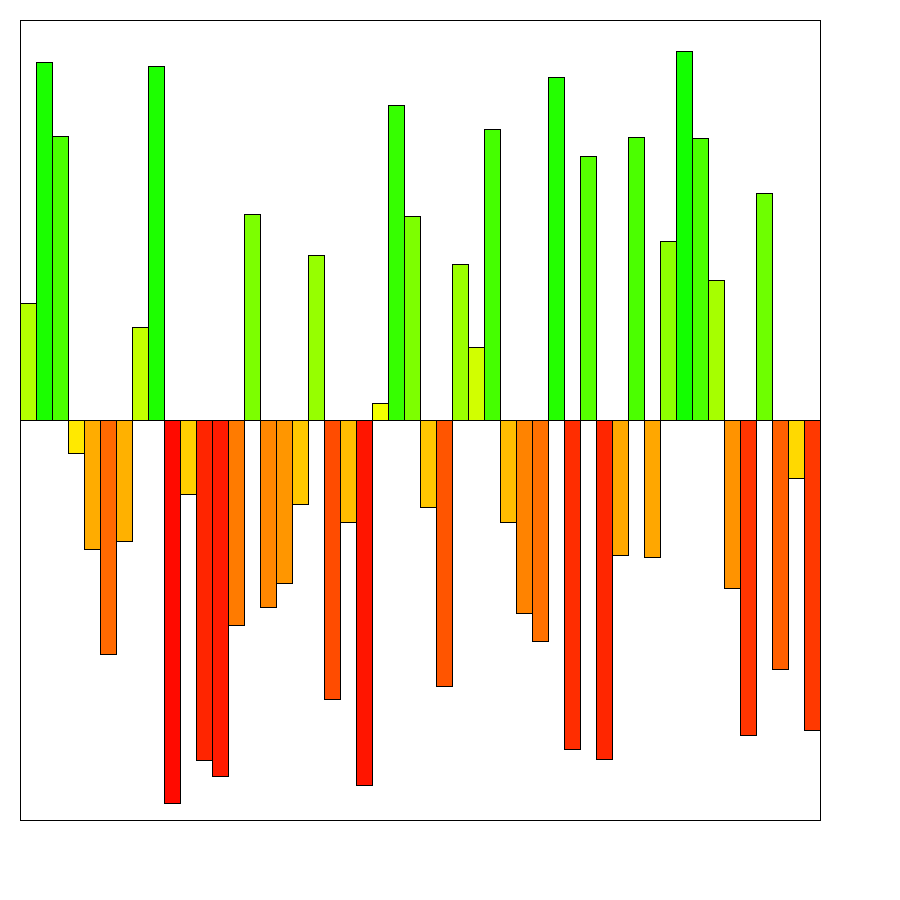
Frame 1 (no input)
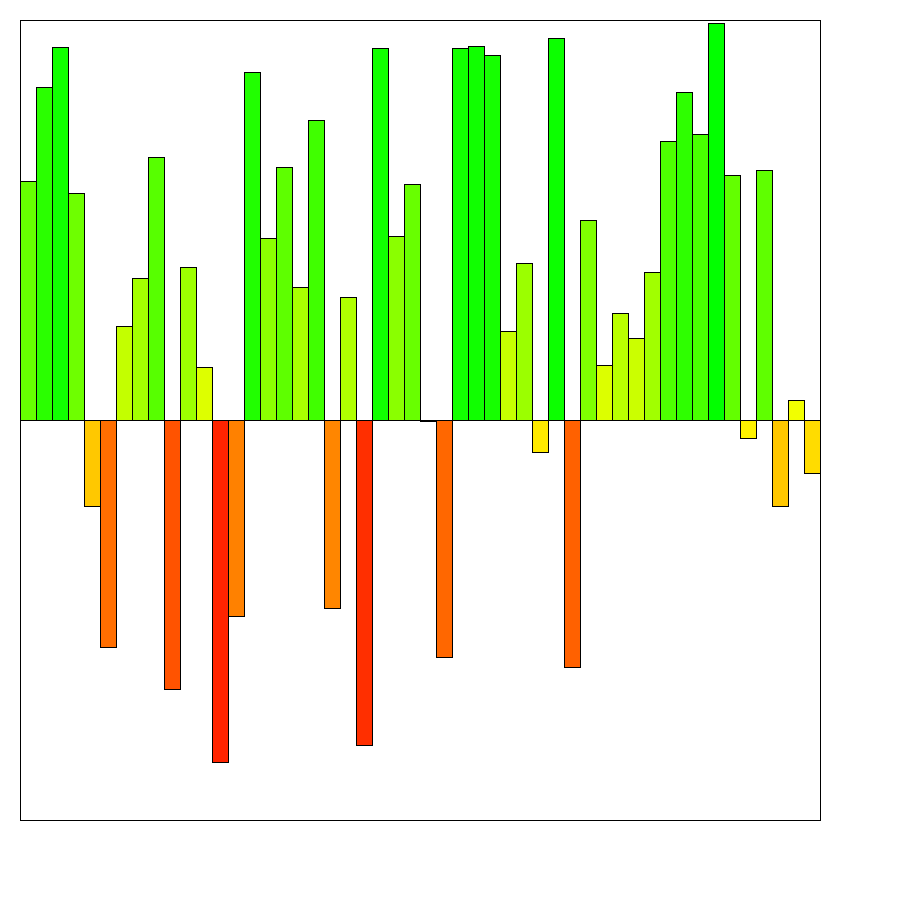
Frame 60 (the mouse pressed at the canvas centre just before this capture)
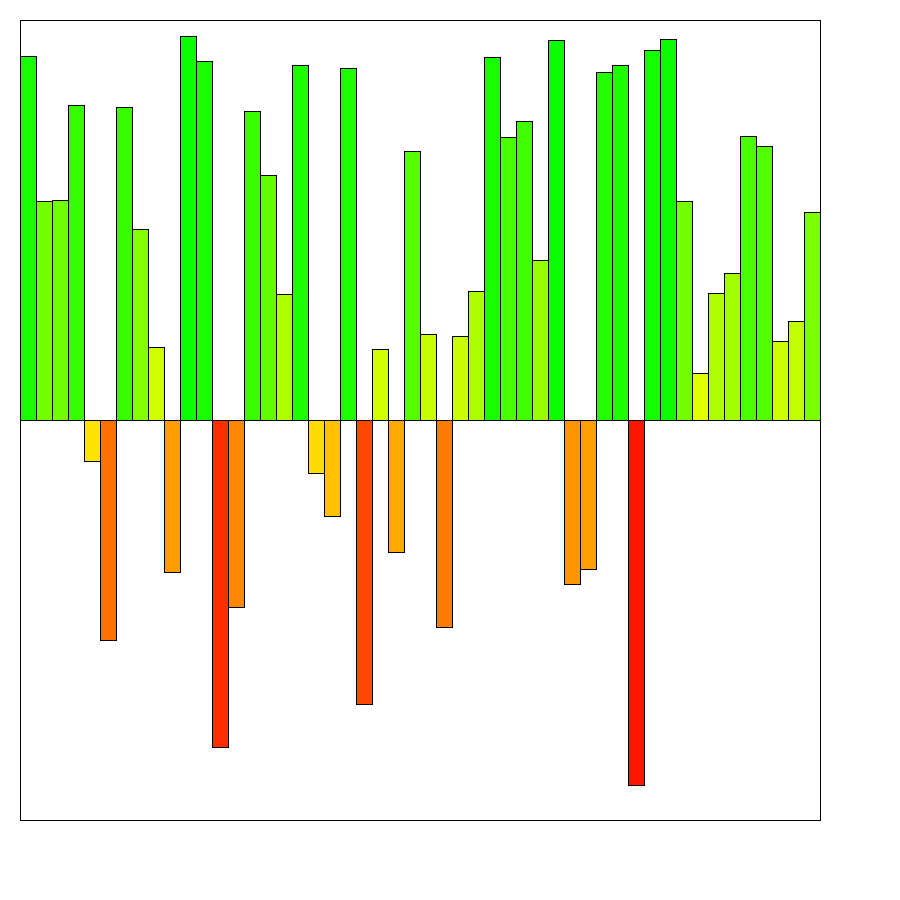
Frame 120 (the mouse held since frame 60 and released just before this capture)

The Processing sketch that drew these frames (run headless with seeded random() and noise(); from frame 60 on, the mouse is pressed at the canvas centre):

// Processing sketch: Section1
// ── Section1.pde
void setup() {
  size(900, 900);
  v = new Visualizer(20, 20, 50, 800, 800);
}
void draw() {
  background(255);
  v.display();
  v.update();
}

// ── Visualizer.pde
int MAX_VALUE = 100;
int MIN_VALUE = -100;
Visualizer v;

/*You are simulating a visualizer of multiple values
 You need to create a display method first. 
 Then you can make a method that changes the values each time the update is called. 
 */
class Visualizer {
  float x, y, w, l;
  float [] values;
  float [] speeds;
  Visualizer(float x, float y, int size, float wide, float le) {
    this.x = x;
    this.y = y;
    w = wide;
    l = le;
    values = new float[size];
    speeds = new float[size];
    for (int i = 0; i < values.length; i++) {
      values[i] = random(-99, 99);
      speeds[i] = random(2);
    }
  }

  void display() {
    //draw the bars equally spaced inside this box. 
    //You can assume 10, but it would be even better 
    //if you could modify it to be larger increments.
    fill(255);
    rect(x, y, w, l);
    //This is a 200x400 box.
    //The width of the visualizer is 400! This rect is the border

    //the line is the 0 y-value, the top is 100, the bottom is -100
    line(x, y+l/2, x+w, y+l/2);

    //You need to use a loop. You need to make the HEIGHT of the bars 
    //the values in the array.
    //Negative values are red, and go below the line.
    //Positive values are green and go above the line.

    //???WRITE THIS METHOD FIRST!!!
    //THESE ARE WRONG: They just illustrate how they could look
    for (int i = 0; i < values.length; i++) {
      if (values[i] <= 0) {
        fill(255, 255*(1 + values[i]/100), 0);
      } else {
        fill(255*(1 - values[i]/100), 255, 0);
      }
      rect(x + (w / values.length) * i, y + l/2, w / values.length, -values[i] * l / 200);
    }


    //Width of the visualizer is 400!

  
  }
  void update() {
    //???WRITE THIS METHOD SECOND!!!
    for (int i = 0; i < values.length; i++) {
      values[i] += speeds[i]; //the speed updates the values. Do not touch this.
      //??? keep them values between max/min value so they stay in the box.
      if (values[i] > 100 || values[i] < -100) {
      //??? reverse the speeds so the bar oscillates up/down when it reaches max/min
        speeds[i] = -speeds[i];
      }
    }
  }
}
